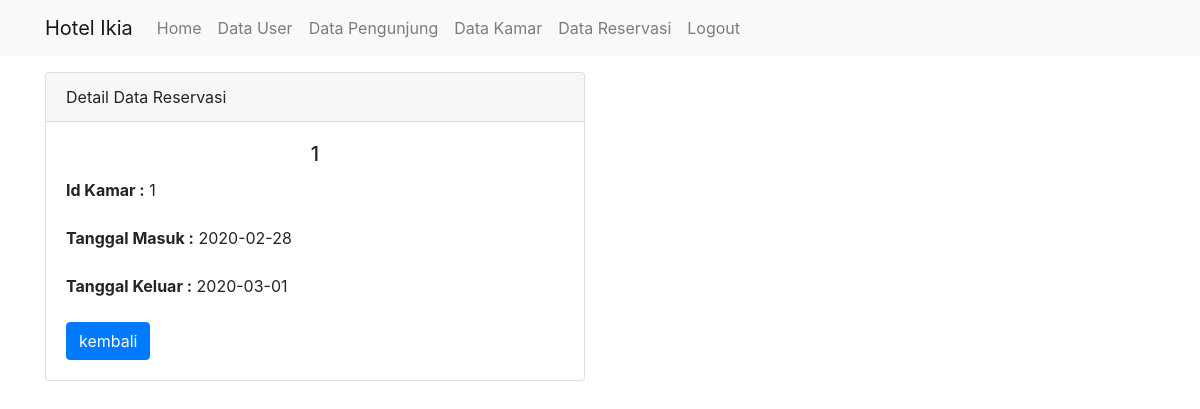
Screenshot of /hotel-server/reservasi/detail/1 with the database file from the repository.
### tables this page shows
CREATE TABLE `reservasi` (
  `id_reservasi` int(11) NOT NULL,
  `id_pengunjung` int(11) NOT NULL,
  `id_kamar` int(11) NOT NULL,
  `tgl_masuk` date NOT NULL,
  `tgl_keluar` date NOT NULL
);

### hotel-server/application/controllers/Reservasi.php (called while the page is built, shortened)
<?php
class Reservasi extends CI_Controller {
   public function __construct(){
        $this->load->model('Reservasi_model');
        $this->load->model('Kamar_model');
        $this->load->model('Pengunjung_model');
   }
    public function detail($id_reservasi){
        $data['title']='Detail reservasi';
        $data['reservasi']=$this->Reservasi_model->getreservasiByID($id_reservasi);
        $this->load->view('template/header',$data);
        $this->load->view('reservasi/detail',$data);
    }
}
?>

### hotel-server/index.php (called while the page is built, shortened)
<?php
require_once BASEPATH.'core/CodeIgniter.php';

### hotel-server/application/models/Reservasi_model.php (called while the page is built, shortened)
<?php
class Reservasi_model extends CI_Model {
   public function getreservasiByID($id_reservasi){
       return $this->db->get_where('reservasi',['id_reservasi'=>$id_reservasi])->row_array();
   }
}
?>

### hotel-server/application/views/reservasi/detail.php (the view)
<div class="container">
    <div class="row mt-3">
        <div class="col-md-6">
            <div class="card">
                <div class="card-header">
                    Detail Data Reservasi
                </div>
                    <div class="card-body">
                        <center><h5 class="card-title"><?= $reservasi['id_pengunjung']; ?></h5></center>
                        <p class="card=text">
                            <label for=""><b>Id Kamar :</b></label>
                            <?= $reservasi['id_kamar']; ?>
                        </p>
                        <p class="card=text">
                            <label for=""><b>Tanggal Masuk :</b></label>
                            <?= $reservasi['tgl_masuk']; ?>
                        </p>
                        <p class="card=text">
                            <label for=""><b>Tanggal Keluar :</b></label>
                            <?= $reservasi['tgl_keluar']; ?>
                        </p>
                        <a href="<?= base_url(); ?>reservasi" class="btn btn-primary">kembali</a>
                    </div>
            </div>
        </div>
    </div>
</div>

### rows the page displays
reservasi: id_pengunjung "1", id_kamar "1", tgl_masuk "2020-02-28", tgl_keluar "2020-03-01"
